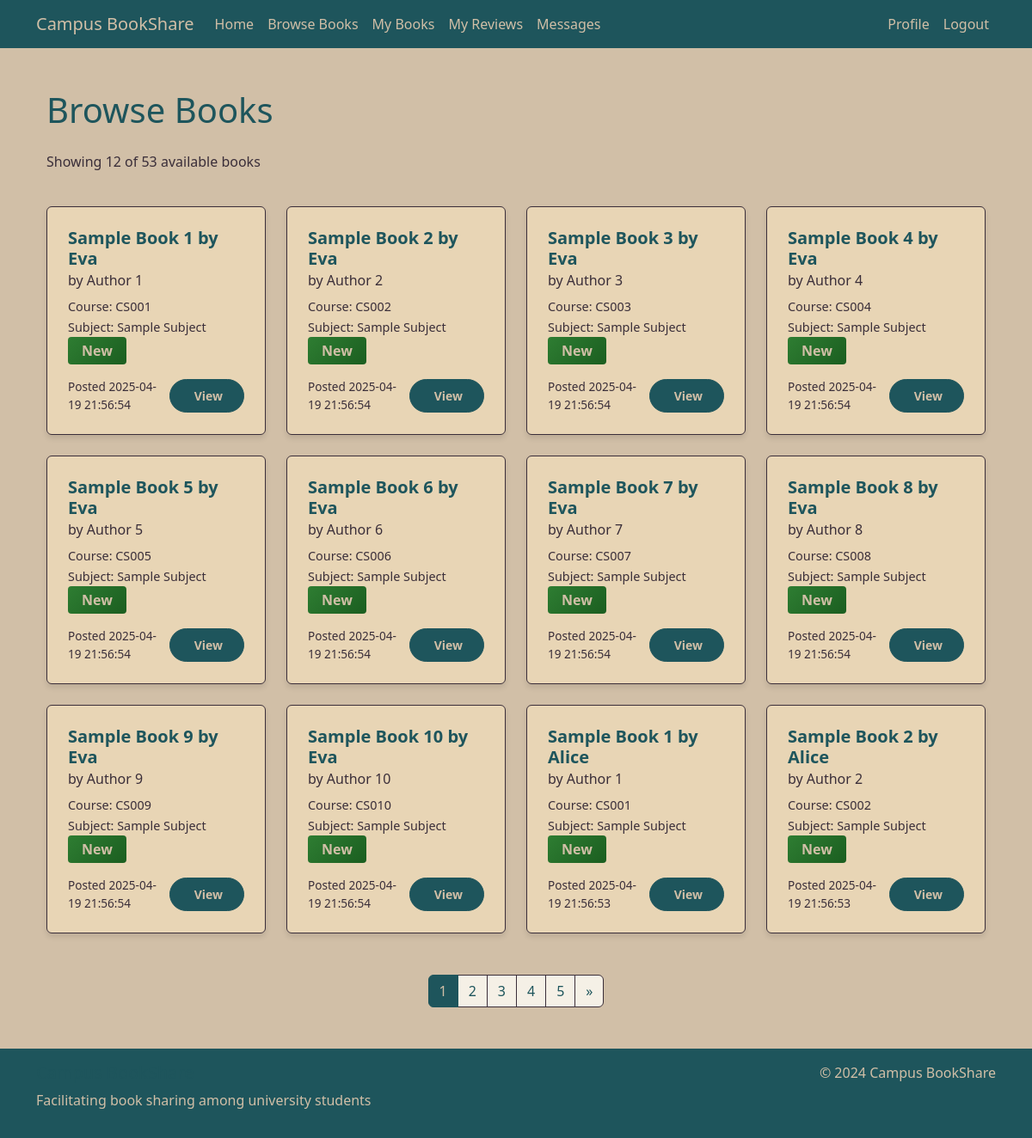
The page /browse (signed in) on the database its author committed.
### tables this page shows
CREATE TABLE Books (
        book_id INTEGER PRIMARY KEY AUTOINCREMENT,
        user_id INTEGER,
        title TEXT NOT NULL,
        author TEXT,
        ISBN TEXT,
        subject TEXT,
        course_code TEXT,
        condition TEXT,
        availability TEXT NOT NULL,
        date_posted TEXT NOT NULL,
        FOREIGN KEY (user_id) REFERENCES Users(user_id)
    );

### app.py (the view)
@app.route('/browse')
@login_required
def browse_books():
    page = request.args.get('page', 1, type=int)
    per_page = 12  # Number of books per page
    conn = get_db_connection()
    total_count = conn.execute('''
        SELECT COUNT(*) as count
        FROM Books
        WHERE availability = 'available'
    ''').fetchone()['count']
    total_pages = (total_count + per_page - 1) // per_page
    books = conn.execute('''
        SELECT b.*, u.name as owner_name
        FROM Books b
        JOIN Users u ON b.user_id = u.user_id
        WHERE b.availability = 'available'
        ORDER BY b.date_posted DESC
        LIMIT ? OFFSET ?
    ''', (per_page, (page - 1) * per_page)).fetchall()
    conn.close()
    return render_template('browse_books.html',
                         books=books,
                         page=page,
                         total_pages=total_pages,
                         total_count=total_count)

### app.py (called while the page is built)
def get_db_connection():
    conn = sqlite3.connect('database.db')
    conn.row_factory = sqlite3.Row
    return conn

def login_required(f):
    @wraps(f)
    def decorated_function(*args, **kwargs):
        if 'user_id' not in session:
            flash('Please log in to access this page.', 'warning')
            return redirect(url_for('login'))
        return f(*args, **kwargs) # Returns original function if logged in
    return decorated_function

### templates/browse_books.html (shortened to what this page needs)
{% extends "base.html" %}
{% block content %}
<div class="container browse-books-container">
    <div class="row mb-4">
        <div class="col-12">
            <h1 class="mb-4">Browse Books</h1>
            <p class="text-muted">Showing {{ books|length }} of {{ total_count }} available books</p>
        </div>
    </div>
    {% if books %}
    <div class="row">
        {% for book in books %}
        <div class="col-md-4 col-lg-3 mb-4">
            <div class="card h-100">
                <div class="card-body d-flex flex-column">
                    <div class="mb-3">
                        <h5 class="card-title book-title">{{ book.title }}</h5>
                        <h6 class="card-subtitle mb-2 book-subtitle">by {{ book.author }}</h6>
                        <p class="card-text">
                            <small class="book-meta">Course: {{ book.course_code }}</small><br>
                            <small class="book-meta">Subject: {{ book.subject }}</small><br>
                            <span class="badge badge-reviews" data-condition="{{ book.condition }}">{{ book.condition }}</span>
                        </p>
                    </div>
                    <div class="mt-auto">
                        <div class="d-flex justify-content-between align-items-center">
                            <small class="book-date">Posted {{ book.date_posted }}</small>
                            <a href="{{ url_for('view_book', book_id=book.book_id) }}" class="btn btn-primary btn-sm">
                                 View
                            </a>
                        </div>
                    </div>
                </div>
            </div>
        </div>
        {% endfor %}
    </div>
    {% if total_pages > 1 %}
    <div class="row mt-4">
        <div class="col-12">
            <nav aria-label="Page navigation">
                <ul class="pagination justify-content-center">
                    {% for p in range(1, total_pages + 1) %}
                    <li class="page-item {% if p == page %}active{% endif %}">
                        <a class="page-link" href="{{ url_for('browse_books', page=p) }}">{{ p }}</a>
                    </li>
                    {% endfor %}
                    {% if page < total_pages %}
                    <li class="page-item">
                        <a class="page-link" href="{{ url_for('browse_books', page=page+1) }}" aria-label="Next">
                            <span aria-hidden="true">&raquo;</span>
                        </a>
                    </li>
                    {% endif %}
                </ul>
            </nav>
        </div>
    </div>
    {% endif %}
    {% endif %}
</div>
{% endblock %}

### static/css/style.css (style rules this page uses)
body { background-color: #D1BFA7; color: #1E555C; min-height: 100vh; display: flex; flex-direction: column; }
.btn-primary { background-color: #1E555C; border-color: #1E555C; color: #D1BFA7; font-weight: 600; padding: 0.5rem 1.5rem; border-radius: 20px; }
.card { background-color: #E8D5B5; border: 1px solid #3A2E39; box-shadow: 0 4px 6px rgba(0, 0, 0, 0.1); }
.card-body { color: #1E555C; padding: 1.5rem; }
h1, h2, h3, h4, h5, h6 { color: #1E555C; }
.text-muted { color: #3A2E39 !important; }
.badge-reviews { background-color: #3A2E39; color: #D1BFA7; padding: 0.5rem 1rem; font-size: 1rem; border-radius: 0.25rem; }
.badge-reviews[data-condition="New"] { background: linear-gradient(135deg, #2E7D32, #1B5E20); color: #D1BFA7; }
.book-title { color: #1E555C; font-weight: 600; margin-bottom: 0.5rem; }
.book-subtitle { color: #3A2E39; font-weight: 500; margin-bottom: 1rem; }
.book-meta { color: #3A2E39; font-size: 0.9rem; }
.book-date { color: #3A2E39; font-size: 0.85rem; }
.pagination .page-link { color: #1E555C; background-color: #F5F0E6; border-color: #3A2E39; }
.pagination .page-item.active .page-link { background-color: #1E555C; border-color: #1E555C; color: #D1BFA7; }

### rows shown on the page
Books: title "Sample Book 1 by Eva", author "Author 1", course_code "CS001", subject "Sample Subject", condition "New", date_posted "2025-04-19 21:56:54"
Books: title "Sample Book 2 by Eva", author "Author 2", course_code "CS002", subject "Sample Subject", condition "New", date_posted "2025-04-19 21:56:54"
Books: title "Sample Book 3 by Eva", author "Author 3", course_code "CS003", subject "Sample Subject", condition "New", date_posted "2025-04-19 21:56:54"
Books: title "Sample Book 4 by Eva", author "Author 4", course_code "CS004", subject "Sample Subject", condition "New", date_posted "2025-04-19 21:56:54"
Books: title "Sample Book 5 by Eva", author "Author 5", course_code "CS005", subject "Sample Subject", condition "New", date_posted "2025-04-19 21:56:54"
Books: title "Sample Book 6 by Eva", author "Author 6", course_code "CS006", subject "Sample Subject", condition "New", date_posted "2025-04-19 21:56:54"
Books: title "Sample Book 7 by Eva", author "Author 7", course_code "CS007", subject "Sample Subject", condition "New", date_posted "2025-04-19 21:56:54"
Books: title "Sample Book 8 by Eva", author "Author 8", course_code "CS008", subject "Sample Subject", condition "New", date_posted "2025-04-19 21:56:54"
Books: title "Sample Book 9 by Eva", author "Author 9", course_code "CS009", subject "Sample Subject", condition "New", date_posted "2025-04-19 21:56:54"
Books: title "Sample Book 10 by Eva", author "Author 10", course_code "CS010", subject "Sample Subject", condition "New", date_posted "2025-04-19 21:56:54"
Books: title "Sample Book 1 by Alice", author "Author 1", course_code "CS001", subject "Sample Subject", condition "New", date_posted "2025-04-19 21:56:53"
Books: title "Sample Book 2 by Alice", author "Author 2", course_code "CS002", subject "Sample Subject", condition "New", date_posted "2025-04-19 21:56:53"

### other values the page prints
{{ books|length }} "12"
{{ total_count }} "53"
{{ p }} "1" "2" "3" "4" "5"
